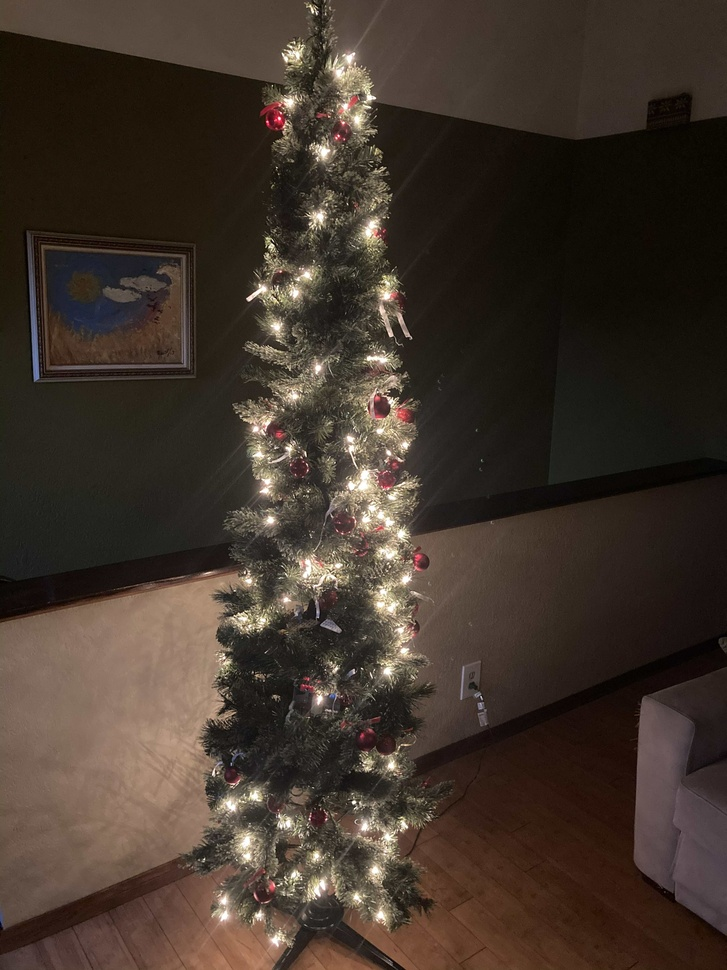
#> input picture Christmas.jpg, 727 x 970 px, shrunk from 3024 x 4032 before the run
$ python mainV2.py
#> lines starting #> are read from the running program, lines starting #| are printed output that depends on the picture; after the words box and inside, x2 and y2 are one past the last pixel; in counts of white or black regions, pixels touching at a corner belong together
#!/usr/bin/env python3
# -*- coding: utf-8 -*-
"""
Created on Sat Dec 12 22:21:23 2020

@author: tylerpruitt
"""

import numpy as np
import matplotlib.pyplot as plt
import sys

def single_color(image, color, negative=False):
    """
    Parameters
    ----------
    image : array of shape m x n x 3.
    color : int; 0=red, 1=green, 2=blue.
    value : threashold value in which all values below will be set to 0.
    negative : boolean; if True returns the negative of the filtered image; default set to False.

    Returns
    -------
    filter_image : filtered image.
    """
    filter_image = image*0
    if negative == True:
        filter_image[:,:,color] = 255 - image[:,:,color]
    elif negative == False:
        filter_image[:,:,color] = image[:,:,color]
    else:
        print('Error with parameter negative: negative must be a boolean.')

    return filter_image

def filter_pixel(image, threshold, intensity='same'):
    """
    Filters image by entire pixel, only shows pixels in which all colors exceed or meet threshold.

    Parameters
    ----------
    image : array of shape m x n x 3.
    threshold : threashold value in which all values below will be set to 0.
    intensity: uniform value of filtered pixels. default set to same as the input image.

    Returns
    -------
    filter_img : filtered image.
    """
    filter_img = image*0
    print('Filtering with threshold', threshold, '...')

    for i in range(len(image)):
        for j in range(len(image[0])):
            red, green, blue = False, False, False
            for k in range(3):
                if image[i][j][k] >= threshold:
                    if k == 0:
                        red = True
                    elif k == 1:
                        green = True
                    else:
                        blue = True
            if red == True and green == True and blue == True:
                if intensity == 'same':
                    filter_img[i][j] = image[i][j]
                elif type(intensity) == int and intensity >= 0 and intensity <= 255:
                    filter_img[i][j] = intensity, intensity, intensity
                else:
                    print('Error: Intensity must be an integer between 0 and 255.')

    return filter_img

def cluster(image, radius=1):
    """
    Clusteres filtered image by clustering around pixels whos neighbors in a square radius all are nonzero.

    Parameters
    ----------
    image : filtered image.
    radius : int, square's radius of clustering. The default is 1.

    Returns
    -------
    cluster_img : clustered image.
    count : int, number of clusters.
    """
    rows = len(image)
    columns = len(image[0])
    cluster_img = np.zeros((rows, columns, 3), dtype=int)
    count = 0
    print('Clustering with radius', radius, '...')

    for i in range(rows):
        for j in range(columns):
            if image[i][j][0] != 0:
                accept = True
                if i+radius < rows and j+radius < columns and i-radius > -1 and j-radius > -1:
                    for ri in range(-radius,radius+1,1):
                        if accept:
                            for rj in range(-radius,radius+1,1):
                                if cluster_img[i+ri][j+rj][0] != 0:
                                    accept = False
                                    break
                        else:
                            break

                    if accept:
                        cluster_img[i][j] = list(image[i][j])
                        count += 1

    return cluster_img, count

def inverse_lights(image, cluster_img, radius=1):
    """
    Returns the original image with black boxes covering where the program believes the lights are.

    Parameters
    ----------
    image : original image.
    cluster_img : clustered image.
    radius : int, radius of black boxes(squares). The default is 1.

    Returns
    -------
    inv_img : original image with black boxes (squares of a given radius) covering lights.
    """
    rows = len(image)
    columns = len(image[0])
    inv_img = 1*image

    for i in range(rows):
        for j in range(columns):
            if cluster_img[i][j][0] != 0:
                for ri in range(-radius,radius+1,1):
                    for rj in range(-radius,radius+1,1):
                        inv_img[i+ri][j+rj] = 0,0,0

    return inv_img

try:
    img = plt.imread(sys.argv[1])
except:
    img =plt.imread('Christmas.jpg')
#> img is the input picture: shape (970, 727, 3); mean R, G, B 65.3, 53.1, 43.7

plt.figure(frameon=False)
plt.imshow(img)
plt.axis('off')
plt.show()

plt.figure(frameon=False)
red_img = single_color(img, color=0)
#> in single_color, `filter_image = image*0`: filter_image: shape (970, 727, 3); every value is 0
#> in single_color, `filter_image[:,:,color] = image[:,:,color]`:
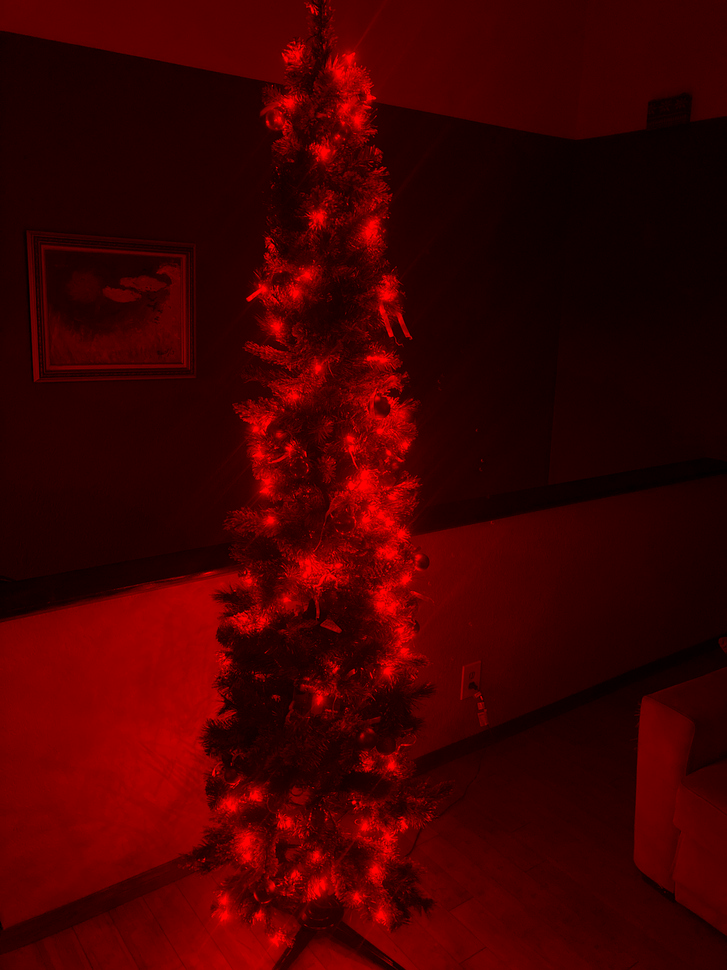
#> filter_image: shape (970, 727, 3); mean R, G, B 65.3, 0, 0
plt.imshow(red_img)
plt.axis('off')
plt.show()

plt.figure(frameon=False)
green_img = single_color(img, color=1)
#> call 2 of single_color, with color = 1, negative = False
#> in single_color (call 2), `filter_image[:,:,color] = image[:,:,color]`:
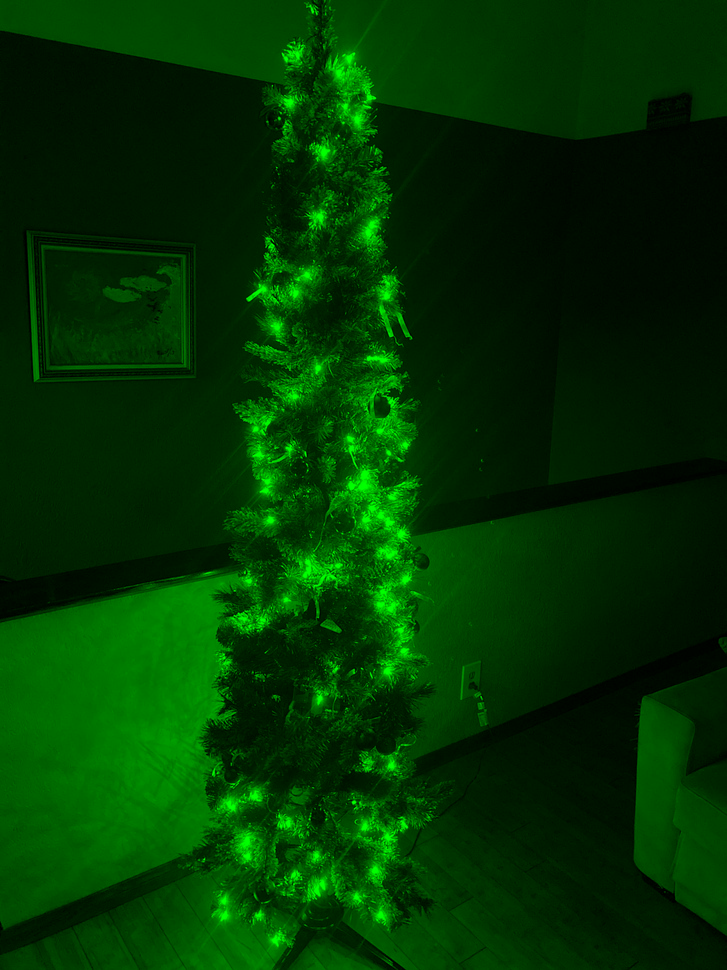
#> filter_image: shape (970, 727, 3); mean R, G, B 0, 53.1, 0
plt.imshow(green_img)
plt.axis('off')
plt.show()

plt.figure(frameon=False)
blue_img = single_color(img, color=2)
#> call 3 of single_color, with color = 2, negative = False
#> in single_color (call 3), `filter_image[:,:,color] = image[:,:,color]`:
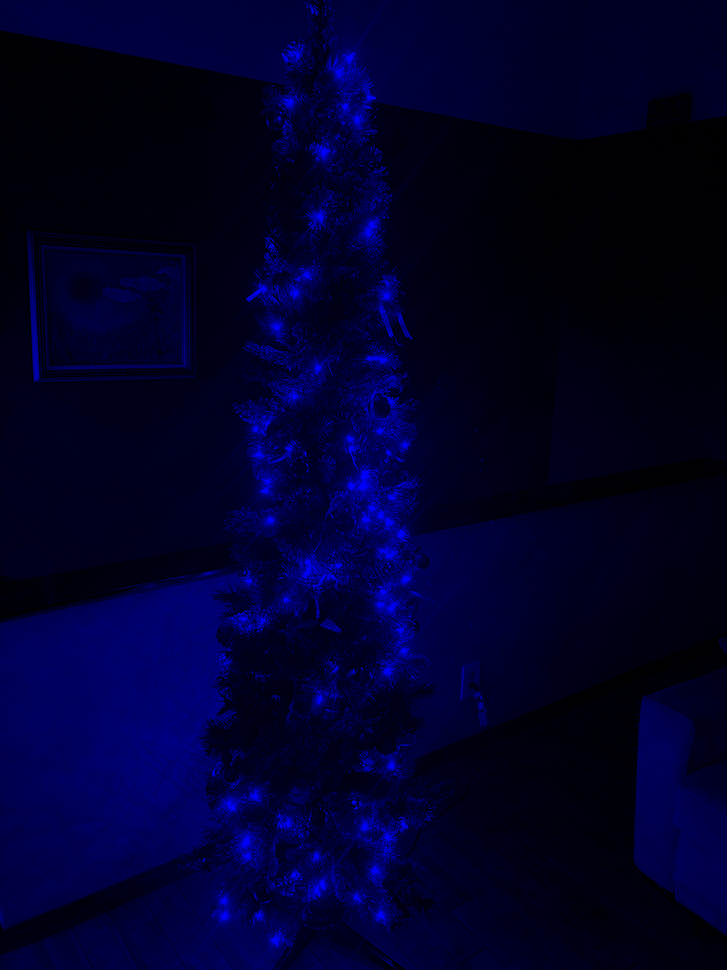
#> filter_image: shape (970, 727, 3); mean R, G, B 0, 0, 43.7
plt.imshow(blue_img)
plt.axis('off')
plt.show()

filtered_img = filter_pixel(img, 230, 255)
#> after the loop in filter_pixel, `for i in range(len(image)):`:
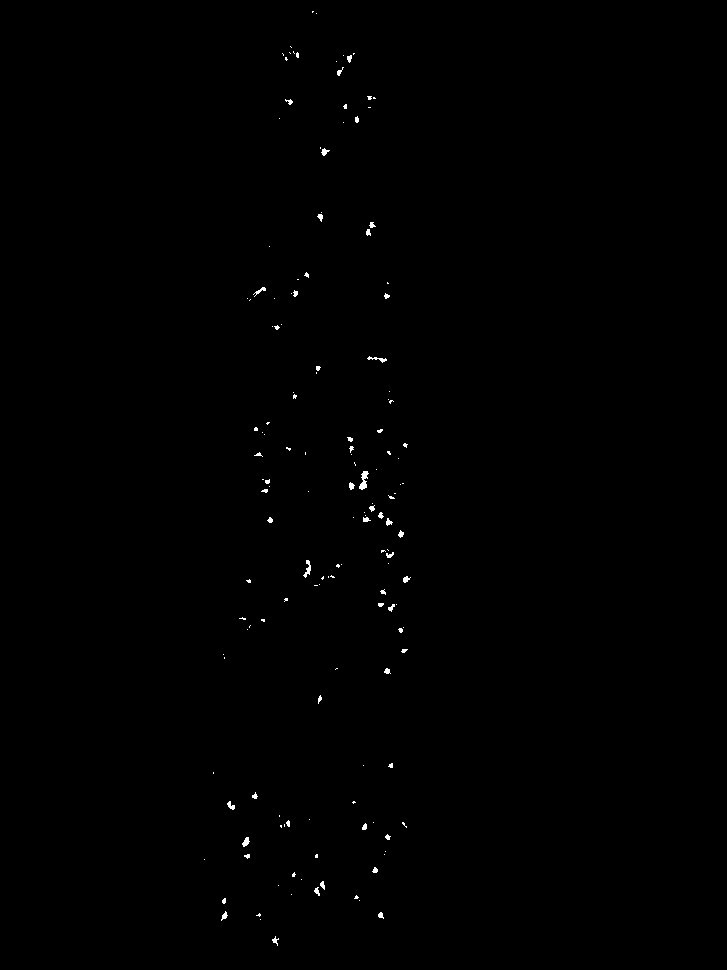
#> filter_img: shape (970, 727, 3); 0.27% white; 153 white regions (111 under 20 px), largest, box (x1, y1, x2, y2) and area: (359, 471, 369, 490) 101, (303, 560, 311, 578) 63, (367, 356, 387, 363) 50
plt.imshow(filtered_img)
plt.axis('off')
plt.title('Filtered Image')
plt.show()

clustered_img, cluster_count = cluster(filtered_img, radius=100)
#> in cluster, `rows = len(image)`: rows = 970
#> in cluster, `columns = len(image[0])`: columns = 727
#> after the loop in cluster, `for i in range(rows):`:
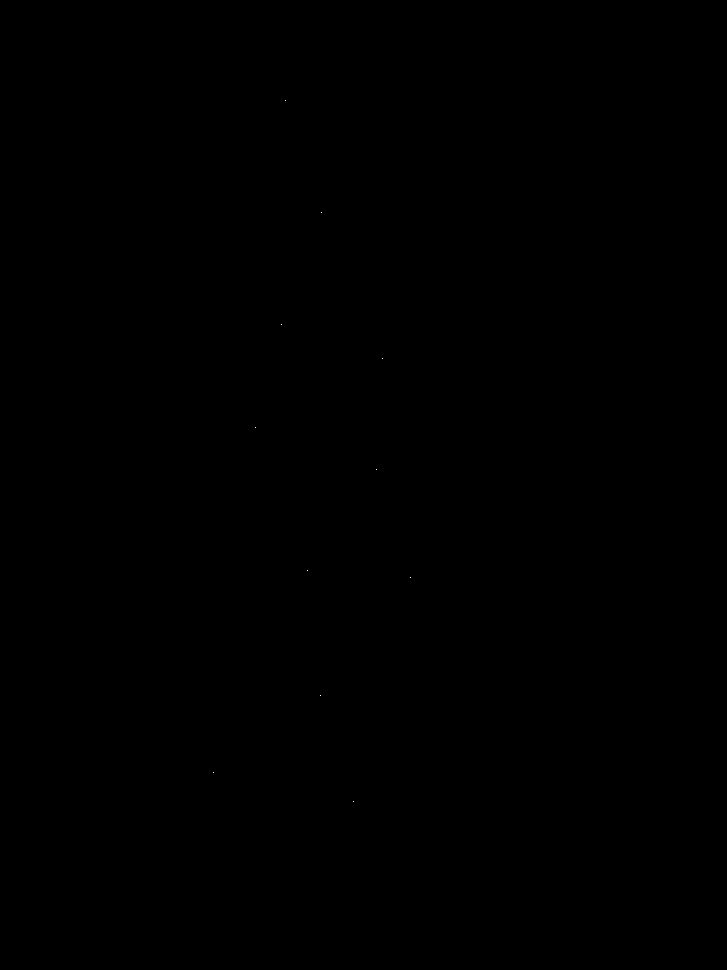
#> cluster_img: shape (970, 727, 3) int64; 0% white in thin lines or dots, all inside (x1, y1, x2, y2) = (213, 100, 411, 802)
#> after the loop in cluster, `for i in range(rows):`: count = 11
#> cluster_count = 11
plt.imshow(clustered_img)
plt.axis('off')
plt.title('Clustered Image')
plt.show()

print('cluster count =', cluster_count)
#| cluster count = 11

inverse_img = inverse_lights(img, clustered_img, radius=50)
#> in inverse_lights, `rows = len(image)`: rows = 970
#> in inverse_lights, `columns = len(image[0])`: columns = 727
#> after the loop in inverse_lights, `for i in range(rows):`:
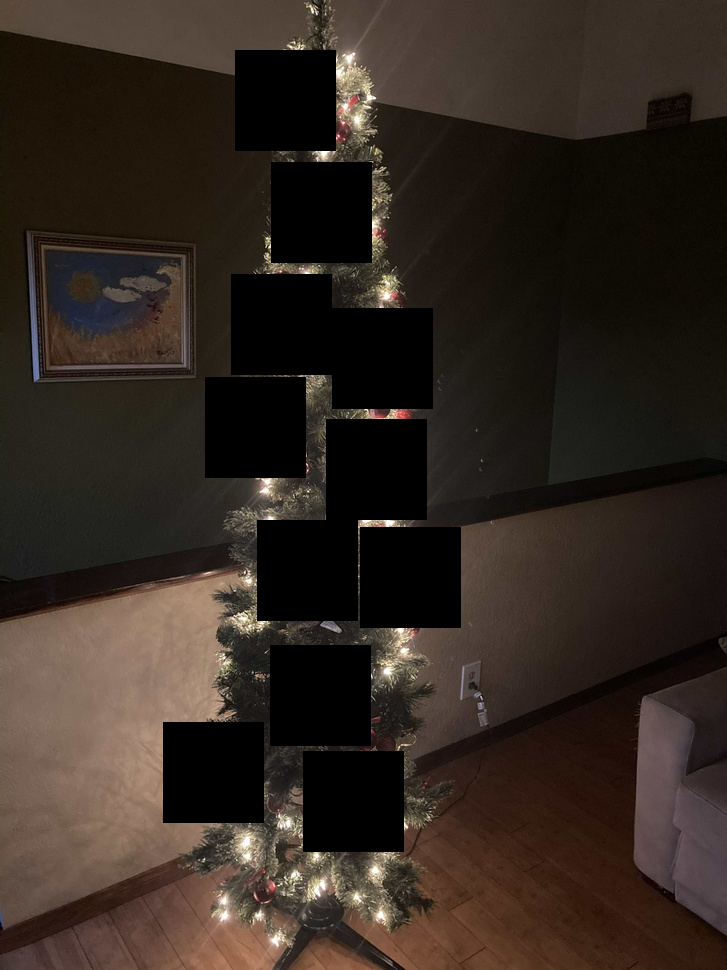
#> inv_img: shape (970, 727, 3); 15.91% of pixels changed, all inside (x1, y1, x2, y2) = (163, 50, 461, 852)
plt.imshow(inverse_img)
plt.axis('off')
plt.title('Where the lights are')
plt.show()
